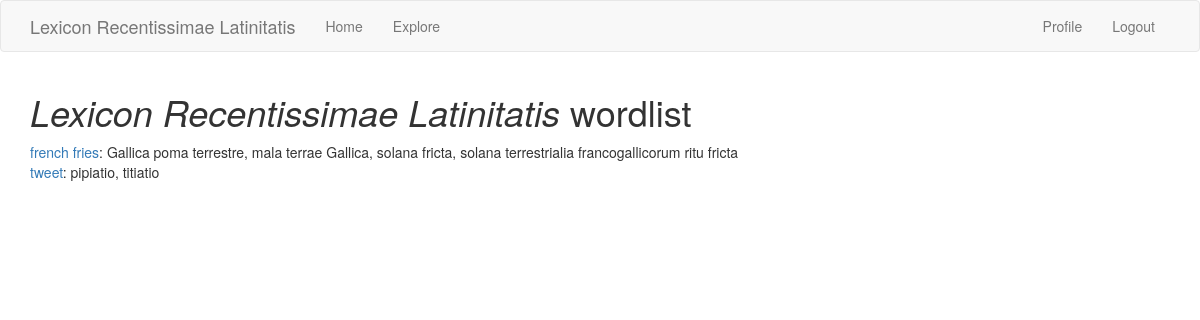
The page /explore (signed in) on the database as committed earlier.
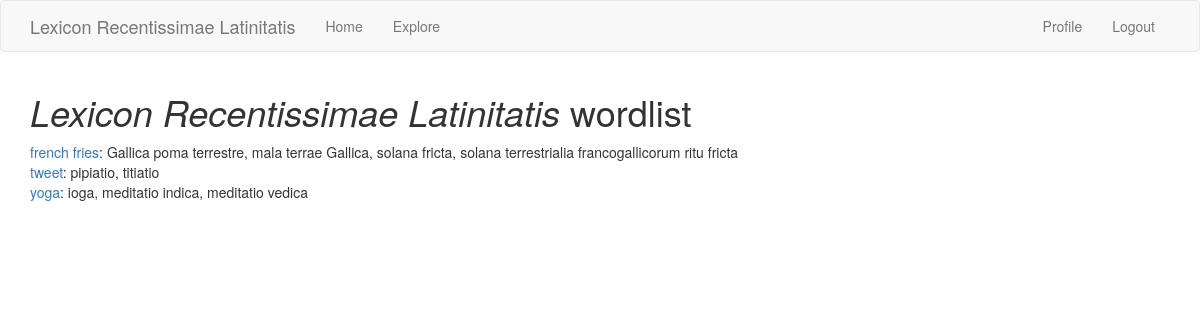
The same page on the database as committed later.
### app/models.py (models this page shows, shortened)
class Entry(db.Model):
    id = db.Column(db.Integer, primary_key=True)
    definitions = db.relationship('Definitions', backref='entry', lazy='dynamic')
    url = db.Column(db.String)
    english_word = db.Column(db.String, index=True, unique=True)
    latin_top_choice = db.Column(db.String, index=True)
    tweet_id = db.Column(db.String, index=True)
    username = db.Column(db.String)
    body = db.Column(db.String(140))
    tweet_date = db.Column(db.DateTime)
    timestamp = db.Column(db.DateTime, index=True, default=datetime.utcnow)
    user_id = db.Column(db.Integer, db.ForeignKey('user.id'))

class Definitions(db.Model):
    id = db.Column(db.Integer, primary_key=True)
    url = db.Column(db.String)
    latin_word = db.Column(db.String, index=True)
    tweet_id = db.Column(db.String, index=True)
    username = db.Column(db.String)
    body = db.Column(db.String(140))
    tweet_date = db.Column(db.DateTime)
    timestamp = db.Column(db.DateTime, index=True, default=datetime.utcnow)
    user_id = db.Column(db.Integer, db.ForeignKey('user.id'))
    entry_id = db.Column(db.Integer, db.ForeignKey('entry.id'))
    votes = db.Column(db.Integer, default=0)

### app/routes.py (the view)
@app.route('/explore')
@login_required
def explore():
    entries = Entry.query.order_by(Entry.english_word).all()
    definitions = []
    for entry in entries:
        def_ = Definitions.query.filter_by(entry_id=entry.id)
        defs_ = [item.latin_word for item in def_]
        definitions.append({entry.english_word: defs_})
    print(definitions)
    return render_template('explore.html', title='Explore', entries=entries, definitions=definitions)

### app/models.py (called while the page is built)
@login.user_loader
def load_user(id):
    return User.query.get(int(id))

### app/routes.py (called while the page is built)
@app.before_request
def before_request():
    if current_user.is_authenticated:
        current_user.last_seen = datetime.utcnow()
        db.session.commit()

### app/templates/explore.html
{% extends "base.html" %}
{% block app_content %}
<h1><i>Lexicon Recentissimae Latinitatis</i> wordlist</h1>
    {% for definition in definitions %}
      {% include '_entry.html' %}
    {% endfor %}
{% endblock %}

### app/templates/_entry.html
<table>
    <tr valign="top">
        <td>
               {% for key, value in definition.items() %}
                  <a href="{{ url_for('entry', english_word=key) }}">{{key}}</a>: {% for v in value | sort %}{{v}}{% if not loop.last %},
{% endif %}{% endfor %}
               {% endfor %}
        </td>
    </tr>
</table>

Rows that differ between the two databases and show on the page:
added Entry: english_word "yoga"
added Definitions: latin_word "ioga", shown under "yoga"
added Definitions: latin_word "meditatio indica", shown under "yoga"
added Definitions: latin_word "meditatio vedica", shown under "yoga"
